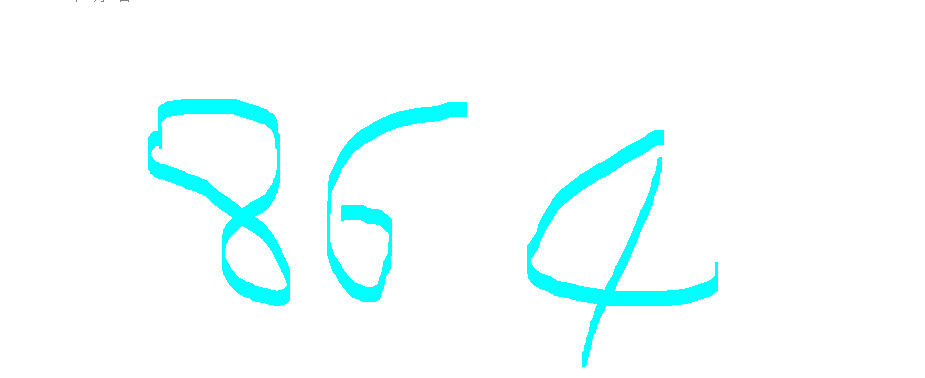
#> input picture source/_posts/864.png, 925 x 378 px
$ jupyter execute img.ipynb   (shell and % lines are left out)   (older library calls are emulated)
#> lines starting #> are read from the running program, lines starting #| are printed output that depends on the picture; after the words box and inside, x2 and y2 are one past the last pixel; in counts of white or black regions, pixels touching at a corner belong together
[cell 1]
import cv2
import matplotlib.pyplot as plt
import pandas as pd
import sys
import os
import numpy as np

[cell 2]
img = cv2.imread('864.png')
#> img is the input picture: shape (378, 925, 3); mean B, G, R 255, 255, 241.7
img2=cv2.imread('848.png')
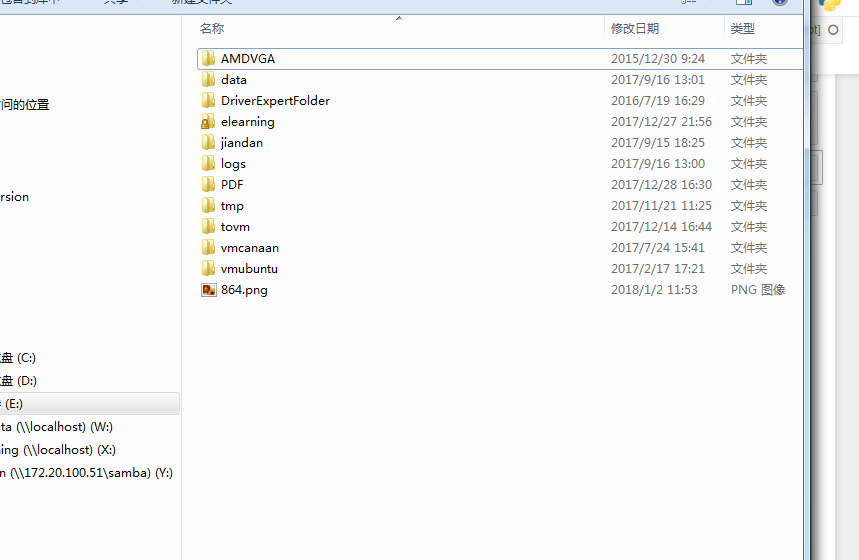
#> input picture source/_posts/848.png, 859 x 560 px
#> img2 is the input picture: shape (560, 859, 3); mean B, G, R 245.9, 245.6, 245.1

[cell 3]
plt.imshow(img)

[cell 4]
gray = cv2.cvtColor(img, cv2.COLOR_BGR2GRAY)
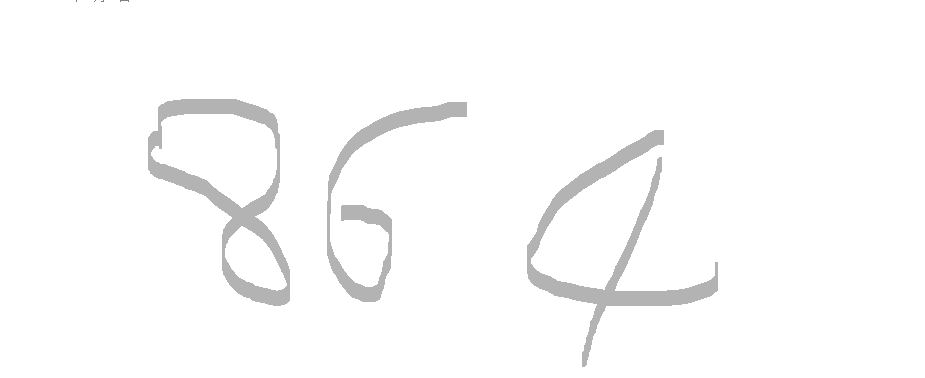
#> gray: shape (378, 925); min 128, max 255, mean 251

[cell 5]
ret,bimg = cv2.threshold(gray,200,255,cv2.THRESH_BINARY_INV)
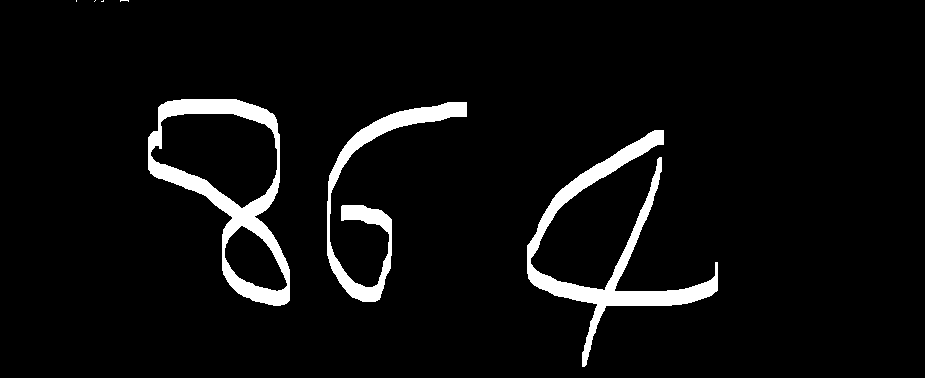
#> bimg: shape (378, 925); 5.2% white; 7 white regions (4 under 20 px)

[cell 6]
bimg_o,contours,hierachy = cv2.findContours(bimg,cv2.RETR_EXTERNAL,cv2.CHAIN_APPROX_SIMPLE)
#> contours = 7 contours, 4 with area under 20; largest, box (x1, y1, x2, y2) and area: (148, 99, 290, 306) 16806, (527, 130, 718, 367) 6438, (327, 102, 467, 302) 4097

[cell 7]
help(cv2.findContours)

[cell 8]
img1 = img2.copy()

r=0
for cot in contours:
    color = (r*30,r*30,r*30)
    cv2.drawContours(img1,contours,r,color,r+1)
    r += 1
#> this loop made 7 passes
#> color on passes 1 to 4: (0, 0, 0), (30, 30, 30), (60, 60, 60), (90, 90, 90)
#> (cot, color) on passes 5 to 7: ([[103, 0], [102, 1], [101, 1], [103, 1]], (120, 120, 120)), ([[95, 0], [94, 1]], (150, 150, 150)), ([[76, 0], [76, 1]], (180, 180, 180))
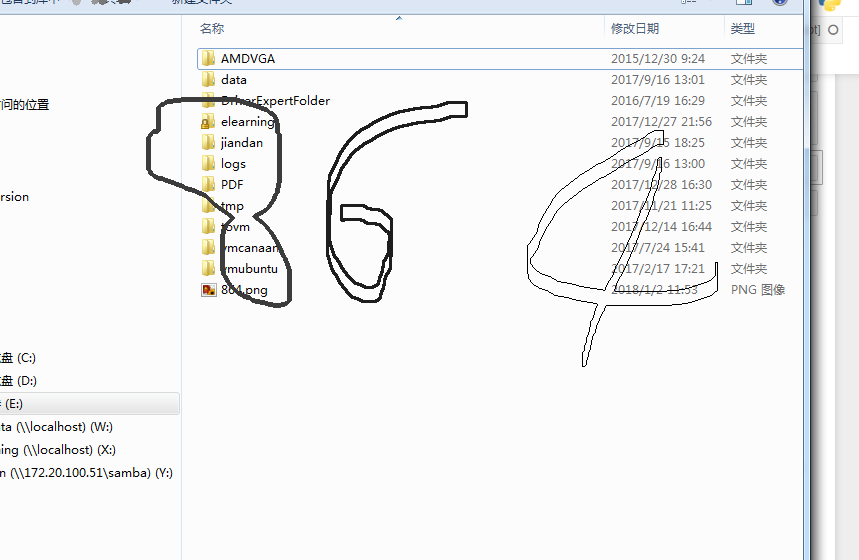
#> img1: shape (560, 859, 3); 1.48% of pixels changed, all inside (x1, y1, x2, y2) = (72, 0, 718, 367)
#> after the loop, r = 7

[cell 9]
def show(img):
    cv2.imshow("bimg",img)
    if cv2.waitKey(0) == -1:
        cv2.destroyAllWindows()

[cell 10]
img = cv2.imread('2grid.png',0)
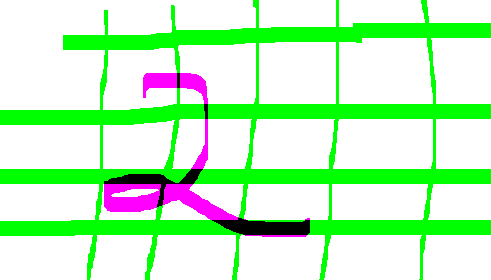
#> input picture source/_posts/2grid.png, 491 x 280 px
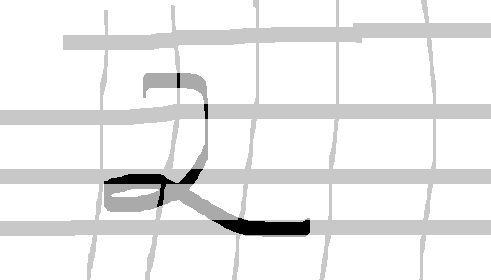
#> img: shape (280, 491); min 0, max 255, mean 236.3
dft = np.fft.fft2(img)
ft = np.fft.fftshift(dft)
ls_ft = 20*np.log(np.abs(ft))
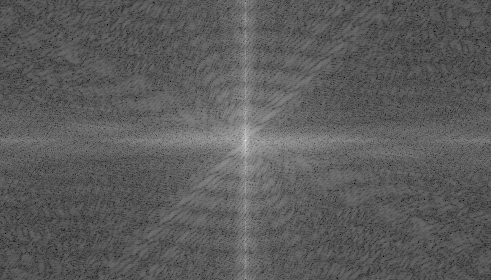
#> ls_ft: shape (280, 491) float64; min 39.41, max 345.9, mean 150; drawn with min black and max white

[cell 11]
plt.imshow(ls_ft)
plt.xticks([])

[cell 12]
# revert
idft = np.fft.ifftshift(ft)
i_img = np.fft.ifft2(idft)
i_img = np.abs(i_img)

[cell 13]
plt.imshow(img)
plt.xticks([]),plt.yticks([])

[cell 14]
import cv2
import numpy as np
from matplotlib import pyplot as plt
img = cv2.imread('2grid.png',0)
f = np.fft.fft2(img)#得到结果为复数矩阵
fshift = np.fft.fftshift(f)#直接取中心

rows, cols = img.shape
#> rows = 280; cols = 491
crow,ccol = rows/2 , cols/2
#> crow = 140; ccol = 245.5


fshift[int(crow-1):int(crow+1), :] = 0#蒙板大小60×60
f_ishift = np.fft.ifftshift(fshift)#回到左上角
img_back = np.fft.ifft2(f_ishift)#使用FFT逆变换，此时结果仍然是复数
img_back = np.abs(img_back)#还原成JET图像，变成可以看的图像
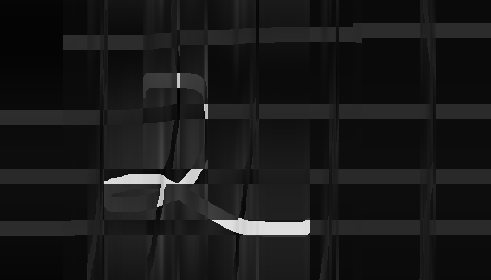
#> img_back: shape (280, 491) float64; min 1.24, max 232.2, mean 25.6
plt.subplot(131),plt.imshow(img)
plt.title('Input Image'), plt.xticks([]), plt.yticks([])
plt.subplot(132),plt.imshow(img_back, cmap = 'gray')
plt.title('Image after HPF'), plt.xticks([]), plt.yticks([])
plt.subplot(133),plt.imshow(img_back)
plt.title('Result in JET'), plt.xticks([]), plt.yticks([])
plt.show()
